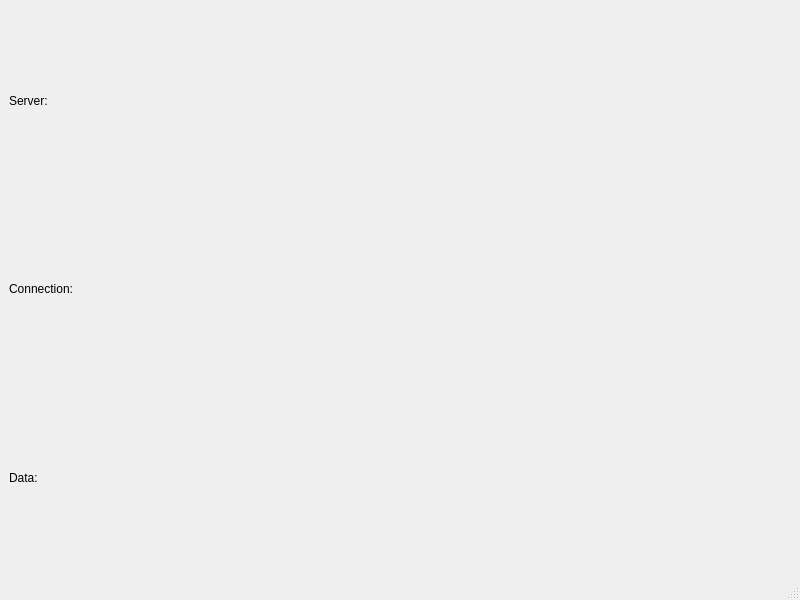
<?xml version="1.0" encoding="UTF-8"?>
<ui version="4.0">
 <class>MainWindow</class>
 <widget class="QMainWindow" name="MainWindow">
  <property name="geometry">
   <rect>
    <x>0</x>
    <y>0</y>
    <width>800</width>
    <height>600</height>
   </rect>
  </property>
  <property name="windowTitle">
   <string>MainWindow</string>
  </property>
  <widget class="QWidget" name="centralwidget">
   <layout class="QHBoxLayout" name="horizontalLayout_4">
    <item>
     <layout class="QGridLayout" name="gridLayout">
      <item row="0" column="0">
       <layout class="QHBoxLayout" name="horizontalLayout">
        <item>
         <widget class="QLabel" name="label">
          <property name="text">
           <string>Server:</string>
          </property>
         </widget>
        </item>
        <item>
         <widget class="QLabel" name="status">
          <property name="text">
           <string/>
          </property>
         </widget>
        </item>
       </layout>
      </item>
      <item row="1" column="0">
       <layout class="QHBoxLayout" name="horizontalLayout_2">
        <item>
         <widget class="QLabel" name="label_2">
          <property name="text">
           <string>Connection:</string>
          </property>
         </widget>
        </item>
        <item>
         <widget class="QLabel" name="connection">
          <property name="text">
           <string/>
          </property>
         </widget>
        </item>
       </layout>
      </item>
      <item row="2" column="0">
       <layout class="QHBoxLayout" name="horizontalLayout_3">
        <item>
         <widget class="QLabel" name="label_3">
          <property name="text">
           <string>Data:</string>
          </property>
         </widget>
        </item>
        <item>
         <widget class="QLabel" name="data">
          <property name="text">
           <string/>
          </property>
         </widget>
        </item>
       </layout>
      </item>
     </layout>
    </item>
   </layout>
  </widget>
  <widget class="QStatusBar" name="statusbar"/>
 </widget>
 <resources/>
 <connections/>
</ui>
